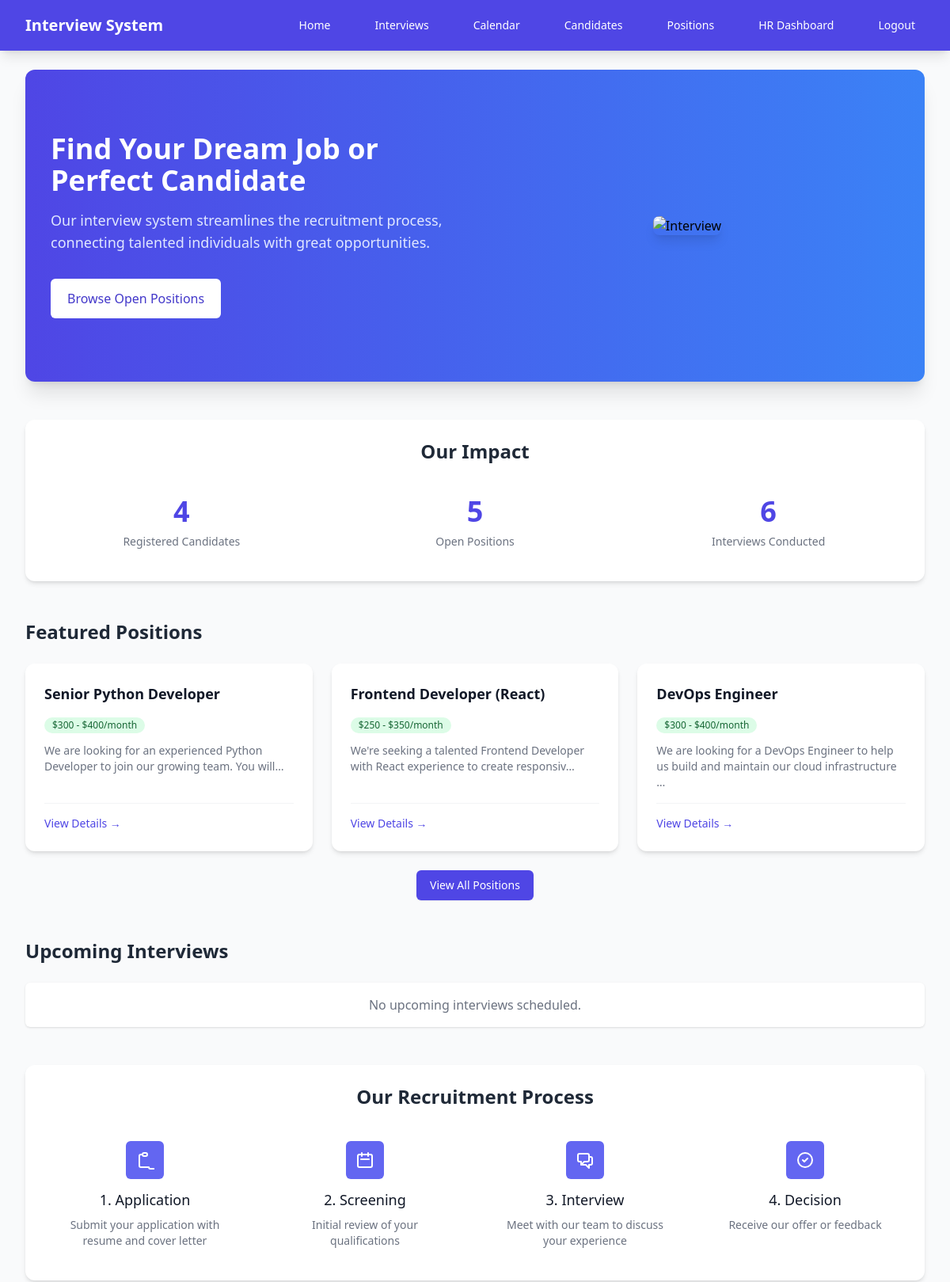
The app's page / (signed in, upper part), older data.
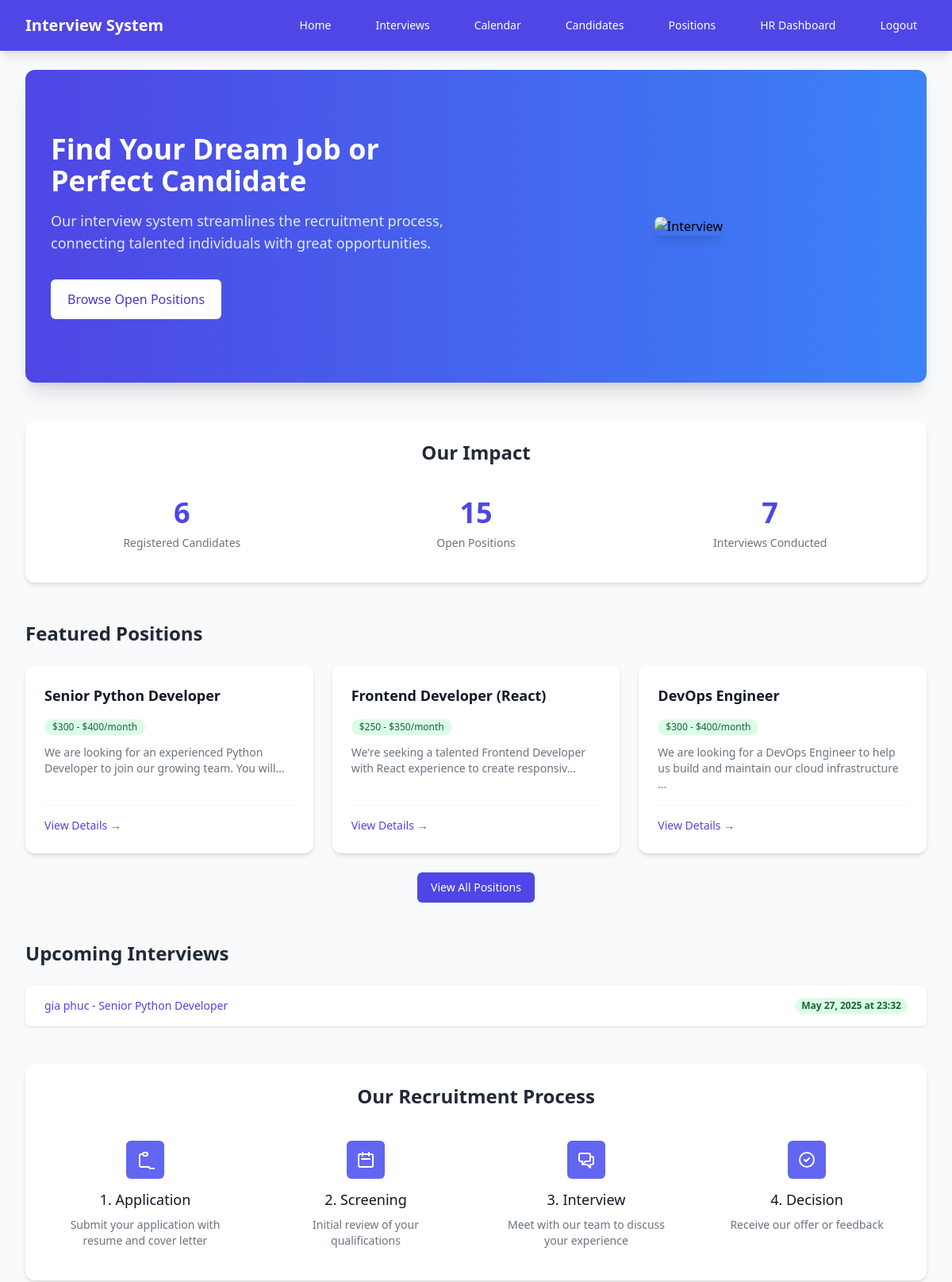
The same page, newer data.
### recruitment/models.py (models this page shows, shortened)
class Position(models.Model):
    title = models.CharField(max_length=100)
    description = models.TextField()
    requirements = models.TextField()
    salary_range = models.CharField(max_length=100, blank=True, null=True)  # Thêm trường lương
    department = models.CharField(max_length=100, blank=True, null=True)  # Thêm phòng ban
    is_active = models.BooleanField(default=True)
    EMPLOYMENT_TYPES = [
        ('full_time', 'Full-time'),
        ('part_time', 'Part-time'),
        ('contract', 'Contract'),
        ('temporary', 'Temporary'),
        ('internship', 'Internship'),
        ('remote', 'Remote'),
    ]
    employment_type = models.CharField(
        max_length=20,
        choices=EMPLOYMENT_TYPES,
        default='full_time',
        verbose_name='Employment Type'
    )

class Interview(models.Model):
    STATUS_CHOICES = [
        ('scheduled', 'Scheduled'),
        ('completed', 'Completed'),
        ('cancelled', 'Cancelled'),
    ]
    INTERVIEW_TYPES = [
        ('phone', 'Phone Interview'),
        ('video', 'Video Interview'),
        ('technical', 'Technical Interview'),
        ('onsite', 'On-site Interview'),
        ('assessment', 'Assessment'),
    ]
    candidate = models.ForeignKey(Candidate, on_delete=models.CASCADE)
    position = models.ForeignKey(Position, on_delete=models.CASCADE)
    interviewer = models.ForeignKey(User, on_delete=models.CASCADE)
    scheduled_date = models.DateTimeField()
    duration = models.IntegerField(help_text='Duration in minutes', default=60)
    interview_type = models.CharField(max_length=20, choices=INTERVIEW_TYPES, default='onsite')
    location = models.CharField(max_length=200, blank=True, null=True, help_text='Địa điểm phỏng vấn')
    notes = models.TextField(blank=True, null=True)
    status = models.CharField(max_length=20, choices=STATUS_CHOICES, default='scheduled')
    feedback = models.TextField(blank=True, null=True)
    rating = models.IntegerField(null=True, blank=True)

class Candidate(models.Model):
    user = models.OneToOneField(User, on_delete=models.CASCADE, null=True, blank=True)
    name = models.CharField(max_length=100)
    email = models.EmailField(unique=True)
    phone = models.CharField(max_length=20)
    resume = models.FileField(upload_to='resumes/', null=True, blank=True)
    created_at = models.DateTimeField(auto_now_add=True)

### recruitment/views.py (the view)
# urls.py: 2. Add a URL to urlpatterns:  path('', views.home, name='home')
def home(request):
    upcoming_interviews = Interview.objects.filter(
        scheduled_date__gte=timezone.now(),
        status='scheduled'
    ).order_by('scheduled_date')[:5]
    open_positions = Position.objects.filter(is_active=True)
    candidates_count = Candidate.objects.count()
    interviews_count = Interview.objects.count()
    open_positions_count = open_positions.count()
    context = {
        'upcoming_interviews': upcoming_interviews,
        'open_positions': open_positions,
        'candidates_count': candidates_count,
        'interviews_count': interviews_count,
        'open_positions_count': open_positions_count,
    }
    return render(request, 'recruitment/home.html', context)

### templates/recruitment/home.html (shortened to what the changed rows need)
{% extends 'base.html' %}
{% block content %}
<div class="bg-gradient-to-r from-indigo-600 to-blue-500 rounded-xl shadow-xl overflow-hidden">
    <div class="max-w-7xl mx-auto px-4 sm:px-6 lg:px-8 py-12 md:py-20">
        <div class="md:flex md:items-center md:justify-between">
            <div class="md:w-1/2 mb-8 md:mb-0">
                <h1 class="text-3xl md:text-4xl font-extrabold text-white leading-tight">
                    Find Your Dream Job or Perfect Candidate
                </h1>
            </div>
        </div>
    </div>
</div>
<div class="mt-12 bg-white rounded-xl shadow-md overflow-hidden">
    <div class="px-4 py-5 sm:p-6">
        <h2 class="text-2xl font-bold text-gray-800 mb-6 text-center">Our Impact</h2>
        <div class="grid grid-cols-1 md:grid-cols-3 gap-6">
            <div class="text-center p-4">
                <div class="text-4xl font-bold text-indigo-600">{{ candidates_count }}</div>
                <div class="mt-2 text-sm font-medium text-gray-500">Registered Candidates</div>
            </div>
            <div class="text-center p-4">
                <div class="text-4xl font-bold text-indigo-600">{{ open_positions_count }}</div>
                <div class="mt-2 text-sm font-medium text-gray-500">Open Positions</div>
            </div>
            <div class="text-center p-4">
                <div class="text-4xl font-bold text-indigo-600">{{ interviews_count }}</div>
                <div class="mt-2 text-sm font-medium text-gray-500">Interviews Conducted</div>
            </div>
        </div>
    </div>
</div>
<div class="mt-12">
    <h2 class="text-2xl font-bold text-gray-800 mb-6">Featured Positions</h2>
    <div class="grid grid-cols-1 md:grid-cols-2 lg:grid-cols-3 gap-6">
        {% for position in open_positions|slice:":3" %}
            <div class="bg-white rounded-xl shadow-md overflow-hidden hover:shadow-lg transition-shadow duration-300 flex flex-col h-full">
                <div class="p-6 flex-grow flex flex-col">
                    <div class="flex items-center justify-between mb-3">
                        <h3 class="text-lg font-semibold text-gray-900">{{ position.title }}</h3>
                    </div>
                    {% if position.salary_range %}
                        <div class="mb-3">
                            <span class="inline-flex items-center px-2.5 py-0.5 rounded-full text-xs font-medium bg-green-100 text-green-800">
                                {{ position.salary_range }}
                            </span>
                        </div>
                    {% endif %}
                    <p class="text-sm text-gray-500 flex-grow">
                        {{ position.description|truncatechars:120 }}
                    </p>
                    <div class="mt-4 pt-3 border-t border-gray-100">
                        <a href="{% url 'recruitment:public_position_detail' position.id %}" class="text-indigo-600 hover:text-indigo-500 font-medium text-sm">
                            View Details →
                        </a>
                    </div>
                </div>
            </div>
        {% empty %}
            <div class="col-span-3 bg-gray-50 rounded-xl p-6 text-center">
                <p class="text-gray-500">No open positions available at the moment.</p>
            </div>
        {% endfor %}
    </div>
</div>
{% if user.is_authenticated and user.is_staff %}
<div class="mt-12">
    <h2 class="text-2xl font-bold text-gray-800 mb-6">Upcoming Interviews</h2>
    <div class="bg-white shadow overflow-hidden sm:rounded-md">
        <ul class="divide-y divide-gray-200">
            {% for interview in upcoming_interviews %}
                <li>
                    <div class="px-4 py-4 sm:px-6">
                        <div class="flex items-center justify-between">
                            <p class="text-sm font-medium text-indigo-600 truncate">
                                {{ interview.candidate.name }} - {{ interview.position.title }}
                            </p>
                            <div class="ml-2 flex-shrink-0 flex">
                                <p class="px-2 inline-flex text-xs leading-5 font-semibold rounded-full bg-green-100 text-green-800">
                                    {{ interview.scheduled_date|date:"M d, Y" }} at {{ interview.scheduled_date|time:"H:i" }}
                                </p>
                            </div>
                        </div>
                    </div>
                </li>
            {% empty %}
                <li class="px-4 py-4 sm:px-6 text-center text-gray-500">
                    No upcoming interviews scheduled.
                </li>
            {% endfor %}
        </ul>
    </div>
</div>
{% endif %}
<div class="mt-12 bg-white rounded-xl shadow-md overflow-hidden">
    <div class="px-4 py-5 sm:p-6">
        <h2 class="text-2xl font-bold text-gray-800 mb-6 text-center">Our Recruitment Process</h2>
    </div>
</div>
{% endblock %}

Row changes from the older to the newer data that the page shows:
added Interview: candidate.name "gia phuc", position "Senior Python Developer", scheduled_date "May 27, 2025", scheduled_date "23:32"
Text that changed along with them:
{{ candidates_count }}: "4" → "6"
{{ open_positions_count }}: "5" → "15"
{{ interviews_count }}: "6" → "7"
text no longer shown: "No upcoming interviews scheduled."
